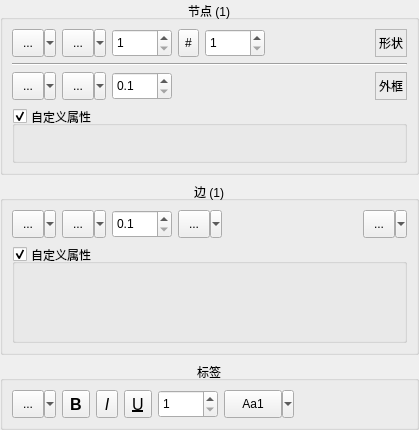
<?xml version="1.0" encoding="UTF-8"?>
<ui version="4.0">
 <class>CNodeEdgePropertiesUI</class>
 <widget class="QWidget" name="CNodeEdgePropertiesUI">
  <property name="geometry">
   <rect>
    <x>0</x>
    <y>0</y>
    <width>419</width>
    <height>430</height>
   </rect>
  </property>
  <property name="sizePolicy">
   <sizepolicy hsizetype="Preferred" vsizetype="Maximum">
    <horstretch>0</horstretch>
    <verstretch>0</verstretch>
   </sizepolicy>
  </property>
  <property name="windowTitle">
   <string>Form</string>
  </property>
  <property name="styleSheet">
   <string notr="true">/*
QDoubleSpinBox, QSpinBox, QComboBox
{
border: 1px solid #aaa;
background: white;
}

QSpinBox:hover, QDoubleSpinBox:hover, QComboBox:hover
{
border: 1px solid #00a;
background: white;
}


QToolButton
{
border: 1px none;
background: transparent;
}

QToolButton::menu-button 
{
background: transparent;
}

QToolButton:on
{
border: 1px solid #00a;
background: #bbb;
}

QToolButton:hover:!on
{
border: 1px solid #00a;
background: #eee;
}
*/
</string>
  </property>
  <layout class="QVBoxLayout" name="verticalLayout_2">
   <property name="leftMargin">
    <number>0</number>
   </property>
   <property name="topMargin">
    <number>0</number>
   </property>
   <property name="rightMargin">
    <number>0</number>
   </property>
   <property name="bottomMargin">
    <number>0</number>
   </property>
   <item>
    <widget class="QGroupBox" name="NodesBox">
     <property name="title">
      <string>节点 (1)</string>
     </property>
     <property name="alignment">
      <set>Qt::AlignCenter</set>
     </property>
     <layout class="QVBoxLayout" name="verticalLayout_5">
      <item>
       <layout class="QHBoxLayout" name="horizontalLayout_3">
        <item>
         <widget class="QSint::ColorButton" name="NodeColor">
          <property name="sizePolicy">
           <sizepolicy hsizetype="Fixed" vsizetype="Fixed">
            <horstretch>0</horstretch>
            <verstretch>0</verstretch>
           </sizepolicy>
          </property>
          <property name="minimumSize">
           <size>
            <width>44</width>
            <height>28</height>
           </size>
          </property>
          <property name="statusTip">
           <string>Set fill color of the selected nodes</string>
          </property>
          <property name="text">
           <string>...</string>
          </property>
          <property name="iconSize">
           <size>
            <width>18</width>
            <height>18</height>
           </size>
          </property>
          <property name="popupMode">
           <enum>QToolButton::MenuButtonPopup</enum>
          </property>
         </widget>
        </item>
        <item>
         <widget class="QSint::QSplitButton" name="NodeShape">
          <property name="minimumSize">
           <size>
            <width>44</width>
            <height>28</height>
           </size>
          </property>
          <property name="maximumSize">
           <size>
            <width>16777215</width>
            <height>28</height>
           </size>
          </property>
          <property name="statusTip">
           <string>Set shape of the selected nodes</string>
          </property>
          <property name="text">
           <string>...</string>
          </property>
          <property name="iconSize">
           <size>
            <width>18</width>
            <height>18</height>
           </size>
          </property>
          <property name="popupMode">
           <enum>QToolButton::MenuButtonPopup</enum>
          </property>
         </widget>
        </item>
        <item>
         <widget class="QSint::SpinComboBox" name="NodeSizeX">
          <property name="sizePolicy">
           <sizepolicy hsizetype="Preferred" vsizetype="Fixed">
            <horstretch>0</horstretch>
            <verstretch>0</verstretch>
           </sizepolicy>
          </property>
          <property name="minimumSize">
           <size>
            <width>60</width>
            <height>28</height>
           </size>
          </property>
          <property name="maximumSize">
           <size>
            <width>60</width>
            <height>28</height>
           </size>
          </property>
          <property name="statusTip">
           <string>Set width of the selected nodes</string>
          </property>
          <property name="styleSheet">
           <string notr="true"/>
          </property>
          <property name="correctionMode">
           <enum>QAbstractSpinBox::CorrectToNearestValue</enum>
          </property>
          <property name="minimum">
           <number>1</number>
          </property>
          <property name="maximum">
           <number>1000</number>
          </property>
         </widget>
        </item>
        <item>
         <widget class="QToolButton" name="NodeSizeSwitch">
          <property name="sizePolicy">
           <sizepolicy hsizetype="Fixed" vsizetype="Preferred">
            <horstretch>0</horstretch>
            <verstretch>0</verstretch>
           </sizepolicy>
          </property>
          <property name="statusTip">
           <string>Uniform nodes size editing if checked</string>
          </property>
          <property name="text">
           <string>#</string>
          </property>
          <property name="checkable">
           <bool>true</bool>
          </property>
          <property name="checked">
           <bool>false</bool>
          </property>
         </widget>
        </item>
        <item>
         <widget class="QSint::SpinComboBox" name="NodeSizeY">
          <property name="sizePolicy">
           <sizepolicy hsizetype="Preferred" vsizetype="Fixed">
            <horstretch>0</horstretch>
            <verstretch>0</verstretch>
           </sizepolicy>
          </property>
          <property name="minimumSize">
           <size>
            <width>60</width>
            <height>28</height>
           </size>
          </property>
          <property name="maximumSize">
           <size>
            <width>60</width>
            <height>28</height>
           </size>
          </property>
          <property name="statusTip">
           <string>Set height of the selected nodes</string>
          </property>
          <property name="styleSheet">
           <string notr="true"/>
          </property>
          <property name="correctionMode">
           <enum>QAbstractSpinBox::CorrectToNearestValue</enum>
          </property>
          <property name="minimum">
           <number>1</number>
          </property>
          <property name="maximum">
           <number>1000</number>
          </property>
         </widget>
        </item>
        <item>
         <spacer name="horizontalSpacer">
          <property name="orientation">
           <enum>Qt::Horizontal</enum>
          </property>
          <property name="sizeHint" stdset="0">
           <size>
            <width>40</width>
            <height>20</height>
           </size>
          </property>
         </spacer>
        </item>
        <item>
         <widget class="QLabel" name="label_2">
          <property name="frameShape">
           <enum>QFrame::StyledPanel</enum>
          </property>
          <property name="frameShadow">
           <enum>QFrame::Sunken</enum>
          </property>
          <property name="text">
           <string>形状</string>
          </property>
          <property name="alignment">
           <set>Qt::AlignRight|Qt::AlignTrailing|Qt::AlignVCenter</set>
          </property>
         </widget>
        </item>
       </layout>
      </item>
      <item>
       <widget class="Line" name="line">
        <property name="orientation">
         <enum>Qt::Horizontal</enum>
        </property>
       </widget>
      </item>
      <item>
       <layout class="QHBoxLayout" name="horizontalLayout_5">
        <item>
         <widget class="QSint::ColorButton" name="StrokeColor">
          <property name="sizePolicy">
           <sizepolicy hsizetype="Fixed" vsizetype="Fixed">
            <horstretch>0</horstretch>
            <verstretch>0</verstretch>
           </sizepolicy>
          </property>
          <property name="minimumSize">
           <size>
            <width>44</width>
            <height>28</height>
           </size>
          </property>
          <property name="statusTip">
           <string>Set stroke color of the selected nodes</string>
          </property>
          <property name="text">
           <string>...</string>
          </property>
          <property name="iconSize">
           <size>
            <width>18</width>
            <height>18</height>
           </size>
          </property>
          <property name="popupMode">
           <enum>QToolButton::MenuButtonPopup</enum>
          </property>
         </widget>
        </item>
        <item>
         <widget class="QSint::QPenButton" name="StrokeStyle">
          <property name="minimumSize">
           <size>
            <width>44</width>
            <height>28</height>
           </size>
          </property>
          <property name="statusTip">
           <string>Set stroke style of the selected nodes</string>
          </property>
          <property name="text">
           <string>...</string>
          </property>
          <property name="iconSize">
           <size>
            <width>18</width>
            <height>18</height>
           </size>
          </property>
          <property name="popupMode">
           <enum>QToolButton::MenuButtonPopup</enum>
          </property>
         </widget>
        </item>
        <item>
         <widget class="QSint::DoubleSpinComboBox" name="StrokeSize">
          <property name="sizePolicy">
           <sizepolicy hsizetype="Fixed" vsizetype="Fixed">
            <horstretch>0</horstretch>
            <verstretch>0</verstretch>
           </sizepolicy>
          </property>
          <property name="minimumSize">
           <size>
            <width>60</width>
            <height>28</height>
           </size>
          </property>
          <property name="maximumSize">
           <size>
            <width>60</width>
            <height>28</height>
           </size>
          </property>
          <property name="statusTip">
           <string>Set stroke width of the selected nodes</string>
          </property>
          <property name="styleSheet">
           <string notr="true"/>
          </property>
          <property name="correctionMode">
           <enum>QAbstractSpinBox::CorrectToNearestValue</enum>
          </property>
          <property name="decimals">
           <number>1</number>
          </property>
          <property name="minimum">
           <double>0.100000000000000</double>
          </property>
          <property name="singleStep">
           <double>0.100000000000000</double>
          </property>
         </widget>
        </item>
        <item>
         <spacer name="horizontalSpacer_4">
          <property name="orientation">
           <enum>Qt::Horizontal</enum>
          </property>
          <property name="sizeHint" stdset="0">
           <size>
            <width>40</width>
            <height>20</height>
           </size>
          </property>
         </spacer>
        </item>
        <item>
         <widget class="QLabel" name="label">
          <property name="frameShape">
           <enum>QFrame::StyledPanel</enum>
          </property>
          <property name="frameShadow">
           <enum>QFrame::Sunken</enum>
          </property>
          <property name="text">
           <string>外框</string>
          </property>
          <property name="alignment">
           <set>Qt::AlignRight|Qt::AlignTrailing|Qt::AlignVCenter</set>
          </property>
         </widget>
        </item>
       </layout>
      </item>
      <item>
       <widget class="QGroupBox" name="NodeAttrBox">
        <property name="sizePolicy">
         <sizepolicy hsizetype="Preferred" vsizetype="Expanding">
          <horstretch>0</horstretch>
          <verstretch>0</verstretch>
         </sizepolicy>
        </property>
        <property name="title">
         <string>自定义属性</string>
        </property>
        <property name="alignment">
         <set>Qt::AlignLeading|Qt::AlignLeft|Qt::AlignVCenter</set>
        </property>
        <property name="flat">
         <bool>true</bool>
        </property>
        <property name="checkable">
         <bool>true</bool>
        </property>
        <layout class="QVBoxLayout" name="verticalLayout_3">
         <property name="leftMargin">
          <number>0</number>
         </property>
         <property name="topMargin">
          <number>0</number>
         </property>
         <property name="rightMargin">
          <number>0</number>
         </property>
         <property name="bottomMargin">
          <number>0</number>
         </property>
         <item>
          <widget class="CAttributesEditorUI" name="NodeAttrEditor" native="true"/>
         </item>
        </layout>
       </widget>
      </item>
     </layout>
    </widget>
   </item>
   <item>
    <widget class="QGroupBox" name="EdgesBox">
     <property name="title">
      <string>边 (1)</string>
     </property>
     <property name="alignment">
      <set>Qt::AlignCenter</set>
     </property>
     <layout class="QVBoxLayout" name="verticalLayout">
      <item>
       <layout class="QHBoxLayout" name="horizontalLayout_2">
        <item>
         <widget class="QSint::ColorButton" name="EdgeColor">
          <property name="sizePolicy">
           <sizepolicy hsizetype="Fixed" vsizetype="Fixed">
            <horstretch>0</horstretch>
            <verstretch>0</verstretch>
           </sizepolicy>
          </property>
          <property name="minimumSize">
           <size>
            <width>44</width>
            <height>28</height>
           </size>
          </property>
          <property name="statusTip">
           <string>Set color of the selected edges</string>
          </property>
          <property name="text">
           <string>...</string>
          </property>
          <property name="iconSize">
           <size>
            <width>18</width>
            <height>18</height>
           </size>
          </property>
          <property name="popupMode">
           <enum>QToolButton::MenuButtonPopup</enum>
          </property>
         </widget>
        </item>
        <item>
         <widget class="QSint::QPenButton" name="EdgeStyle">
          <property name="minimumSize">
           <size>
            <width>44</width>
            <height>28</height>
           </size>
          </property>
          <property name="statusTip">
           <string>Set pen style of the selected edges</string>
          </property>
          <property name="text">
           <string>...</string>
          </property>
          <property name="iconSize">
           <size>
            <width>18</width>
            <height>18</height>
           </size>
          </property>
          <property name="popupMode">
           <enum>QToolButton::MenuButtonPopup</enum>
          </property>
         </widget>
        </item>
        <item>
         <widget class="QSint::DoubleSpinComboBox" name="EdgeWeight">
          <property name="sizePolicy">
           <sizepolicy hsizetype="Fixed" vsizetype="Fixed">
            <horstretch>0</horstretch>
            <verstretch>0</verstretch>
           </sizepolicy>
          </property>
          <property name="minimumSize">
           <size>
            <width>60</width>
            <height>28</height>
           </size>
          </property>
          <property name="maximumSize">
           <size>
            <width>60</width>
            <height>28</height>
           </size>
          </property>
          <property name="statusTip">
           <string>Set weight of the selected edges</string>
          </property>
          <property name="styleSheet">
           <string notr="true"/>
          </property>
          <property name="correctionMode">
           <enum>QAbstractSpinBox::CorrectToNearestValue</enum>
          </property>
          <property name="decimals">
           <number>1</number>
          </property>
          <property name="minimum">
           <double>0.100000000000000</double>
          </property>
          <property name="singleStep">
           <double>0.100000000000000</double>
          </property>
         </widget>
        </item>
        <item>
         <widget class="QSint::QSplitButton" name="EdgeDirection">
          <property name="minimumSize">
           <size>
            <width>44</width>
            <height>28</height>
           </size>
          </property>
          <property name="statusTip">
           <string>Set direction of the selected edges</string>
          </property>
          <property name="text">
           <string>...</string>
          </property>
          <property name="iconSize">
           <size>
            <width>18</width>
            <height>18</height>
           </size>
          </property>
          <property name="popupMode">
           <enum>QToolButton::MenuButtonPopup</enum>
          </property>
         </widget>
        </item>
        <item>
         <spacer name="horizontalSpacer_2">
          <property name="orientation">
           <enum>Qt::Horizontal</enum>
          </property>
          <property name="sizeHint" stdset="0">
           <size>
            <width>40</width>
            <height>20</height>
           </size>
          </property>
         </spacer>
        </item>
        <item>
         <widget class="QSint::QSplitButton" name="EdgeType">
          <property name="minimumSize">
           <size>
            <width>44</width>
            <height>28</height>
           </size>
          </property>
          <property name="statusTip">
           <string>Set type of the selected edges</string>
          </property>
          <property name="text">
           <string>...</string>
          </property>
          <property name="iconSize">
           <size>
            <width>18</width>
            <height>18</height>
           </size>
          </property>
          <property name="popupMode">
           <enum>QToolButton::MenuButtonPopup</enum>
          </property>
         </widget>
        </item>
       </layout>
      </item>
      <item>
       <widget class="QGroupBox" name="EdgeAttrBox">
        <property name="sizePolicy">
         <sizepolicy hsizetype="Preferred" vsizetype="Expanding">
          <horstretch>0</horstretch>
          <verstretch>0</verstretch>
         </sizepolicy>
        </property>
        <property name="title">
         <string>自定义属性</string>
        </property>
        <property name="alignment">
         <set>Qt::AlignLeading|Qt::AlignLeft|Qt::AlignVCenter</set>
        </property>
        <property name="flat">
         <bool>true</bool>
        </property>
        <property name="checkable">
         <bool>true</bool>
        </property>
        <layout class="QVBoxLayout" name="verticalLayout_4">
         <property name="leftMargin">
          <number>0</number>
         </property>
         <property name="topMargin">
          <number>0</number>
         </property>
         <property name="rightMargin">
          <number>0</number>
         </property>
         <property name="bottomMargin">
          <number>0</number>
         </property>
         <item>
          <widget class="CAttributesEditorUI" name="EdgeAttrEditor" native="true"/>
         </item>
        </layout>
       </widget>
      </item>
     </layout>
    </widget>
   </item>
   <item>
    <widget class="QGroupBox" name="LablesBox">
     <property name="title">
      <string>标签</string>
     </property>
     <property name="alignment">
      <set>Qt::AlignCenter</set>
     </property>
     <layout class="QHBoxLayout" name="horizontalLayout">
      <item>
       <layout class="QHBoxLayout" name="horizontalLayout_4">
        <item>
         <widget class="QSint::ColorButton" name="LabelColor">
          <property name="sizePolicy">
           <sizepolicy hsizetype="Fixed" vsizetype="Fixed">
            <horstretch>0</horstretch>
            <verstretch>0</verstretch>
           </sizepolicy>
          </property>
          <property name="minimumSize">
           <size>
            <width>44</width>
            <height>28</height>
           </size>
          </property>
          <property name="maximumSize">
           <size>
            <width>16777215</width>
            <height>28</height>
           </size>
          </property>
          <property name="statusTip">
           <string>Set color of the selected labels</string>
          </property>
          <property name="text">
           <string>...</string>
          </property>
          <property name="iconSize">
           <size>
            <width>18</width>
            <height>18</height>
           </size>
          </property>
          <property name="popupMode">
           <enum>QToolButton::MenuButtonPopup</enum>
          </property>
         </widget>
        </item>
        <item>
         <widget class="QToolButton" name="LabelFontBold">
          <property name="sizePolicy">
           <sizepolicy hsizetype="Fixed" vsizetype="Fixed">
            <horstretch>0</horstretch>
            <verstretch>0</verstretch>
           </sizepolicy>
          </property>
          <property name="minimumSize">
           <size>
            <width>0</width>
            <height>28</height>
           </size>
          </property>
          <property name="maximumSize">
           <size>
            <width>28</width>
            <height>28</height>
           </size>
          </property>
          <property name="font">
           <font>
            <pointsize>12</pointsize>
            <weight>75</weight>
            <bold>true</bold>
           </font>
          </property>
          <property name="statusTip">
           <string>Bold font look of the selected labels</string>
          </property>
          <property name="text">
           <string>B</string>
          </property>
          <property name="checkable">
           <bool>true</bool>
          </property>
         </widget>
        </item>
        <item>
         <widget class="QToolButton" name="LabelFontItalic">
          <property name="sizePolicy">
           <sizepolicy hsizetype="Fixed" vsizetype="Fixed">
            <horstretch>0</horstretch>
            <verstretch>0</verstretch>
           </sizepolicy>
          </property>
          <property name="minimumSize">
           <size>
            <width>0</width>
            <height>28</height>
           </size>
          </property>
          <property name="maximumSize">
           <size>
            <width>28</width>
            <height>28</height>
           </size>
          </property>
          <property name="font">
           <font>
            <pointsize>12</pointsize>
            <weight>50</weight>
            <italic>true</italic>
            <bold>false</bold>
           </font>
          </property>
          <property name="statusTip">
           <string>Italic font look of the selected labels</string>
          </property>
          <property name="text">
           <string>I</string>
          </property>
          <property name="checkable">
           <bool>true</bool>
          </property>
         </widget>
        </item>
        <item>
         <widget class="QToolButton" name="LabelFontUnderline">
          <property name="sizePolicy">
           <sizepolicy hsizetype="Fixed" vsizetype="Fixed">
            <horstretch>0</horstretch>
            <verstretch>0</verstretch>
           </sizepolicy>
          </property>
          <property name="minimumSize">
           <size>
            <width>0</width>
            <height>28</height>
           </size>
          </property>
          <property name="maximumSize">
           <size>
            <width>28</width>
            <height>28</height>
           </size>
          </property>
          <property name="font">
           <font>
            <pointsize>12</pointsize>
            <weight>50</weight>
            <italic>false</italic>
            <bold>false</bold>
            <underline>true</underline>
           </font>
          </property>
          <property name="statusTip">
           <string>Underlined font look of the selected labels</string>
          </property>
          <property name="text">
           <string>U</string>
          </property>
          <property name="checkable">
           <bool>true</bool>
          </property>
         </widget>
        </item>
        <item>
         <widget class="QSint::SpinComboBox" name="LabelFontSize">
          <property name="sizePolicy">
           <sizepolicy hsizetype="Preferred" vsizetype="Fixed">
            <horstretch>0</horstretch>
            <verstretch>0</verstretch>
           </sizepolicy>
          </property>
          <property name="minimumSize">
           <size>
            <width>60</width>
            <height>28</height>
           </size>
          </property>
          <property name="maximumSize">
           <size>
            <width>60</width>
            <height>28</height>
           </size>
          </property>
          <property name="statusTip">
           <string>Set font size of the selected labels</string>
          </property>
          <property name="styleSheet">
           <string notr="true"/>
          </property>
          <property name="correctionMode">
           <enum>QAbstractSpinBox::CorrectToNearestValue</enum>
          </property>
          <property name="minimum">
           <number>1</number>
          </property>
          <property name="maximum">
           <number>1000</number>
          </property>
         </widget>
        </item>
        <item>
         <widget class="QSint::QFontButton" name="LabelFont">
          <property name="sizePolicy">
           <sizepolicy hsizetype="Fixed" vsizetype="Fixed">
            <horstretch>0</horstretch>
            <verstretch>0</verstretch>
           </sizepolicy>
          </property>
          <property name="minimumSize">
           <size>
            <width>70</width>
            <height>28</height>
           </size>
          </property>
          <property name="maximumSize">
           <size>
            <width>16777215</width>
            <height>28</height>
           </size>
          </property>
          <property name="statusTip">
           <string>Set font of the selected labels</string>
          </property>
          <property name="text">
           <string>Aa1</string>
          </property>
          <property name="popupMode">
           <enum>QToolButton::MenuButtonPopup</enum>
          </property>
          <property name="toolButtonStyle">
           <enum>Qt::ToolButtonTextOnly</enum>
          </property>
         </widget>
        </item>
        <item>
         <spacer name="horizontalSpacer_3">
          <property name="orientation">
           <enum>Qt::Horizontal</enum>
          </property>
          <property name="sizeHint" stdset="0">
           <size>
            <width>40</width>
            <height>20</height>
           </size>
          </property>
         </spacer>
        </item>
       </layout>
      </item>
     </layout>
    </widget>
   </item>
  </layout>
 </widget>
 <customwidgets>
  <customwidget>
   <class>QSint::ColorButton</class>
   <extends>QToolButton</extends>
   <header>colorbutton.h</header>
  </customwidget>
  <customwidget>
   <class>QSint::QSplitButton</class>
   <extends>QToolButton</extends>
   <header>qsplitbutton.h</header>
  </customwidget>
  <customwidget>
   <class>QSint::QPenButton</class>
   <extends>QToolButton</extends>
   <header>qpenbutton.h</header>
  </customwidget>
  <customwidget>
   <class>QSint::QFontButton</class>
   <extends>QToolButton</extends>
   <header>qfontbutton.h</header>
  </customwidget>
  <customwidget>
   <class>CAttributesEditorUI</class>
   <extends>QWidget</extends>
   <header>CAttributesEditorUI.h</header>
   <container>1</container>
  </customwidget>
  <customwidget>
   <class>QSint::SpinComboBox</class>
   <extends>QSpinBox</extends>
   <header>spincombobox.h</header>
  </customwidget>
  <customwidget>
   <class>QSint::DoubleSpinComboBox</class>
   <extends>QDoubleSpinBox</extends>
   <header>doublespincombobox.h</header>
  </customwidget>
 </customwidgets>
 <tabstops>
  <tabstop>NodeColor</tabstop>
  <tabstop>NodeShape</tabstop>
  <tabstop>NodeSizeX</tabstop>
  <tabstop>NodeSizeSwitch</tabstop>
  <tabstop>NodeSizeY</tabstop>
  <tabstop>StrokeColor</tabstop>
  <tabstop>StrokeStyle</tabstop>
  <tabstop>StrokeSize</tabstop>
  <tabstop>NodeAttrBox</tabstop>
  <tabstop>EdgeColor</tabstop>
  <tabstop>EdgeStyle</tabstop>
  <tabstop>EdgeWeight</tabstop>
  <tabstop>EdgeDirection</tabstop>
  <tabstop>EdgeAttrBox</tabstop>
  <tabstop>LabelColor</tabstop>
  <tabstop>LabelFont</tabstop>
 </tabstops>
 <resources/>
 <connections>
  <connection>
   <sender>NodeAttrBox</sender>
   <signal>toggled(bool)</signal>
   <receiver>NodeAttrEditor</receiver>
   <slot>setVisible(bool)</slot>
   <hints>
    <hint type="sourcelabel">
     <x>100</x>
     <y>71</y>
    </hint>
    <hint type="destinationlabel">
     <x>113</x>
     <y>89</y>
    </hint>
   </hints>
  </connection>
  <connection>
   <sender>EdgeAttrBox</sender>
   <signal>toggled(bool)</signal>
   <receiver>EdgeAttrEditor</receiver>
   <slot>setVisible(bool)</slot>
   <hints>
    <hint type="sourcelabel">
     <x>38</x>
     <y>195</y>
    </hint>
    <hint type="destinationlabel">
     <x>58</x>
     <y>218</y>
    </hint>
   </hints>
  </connection>
 </connections>
</ui>
